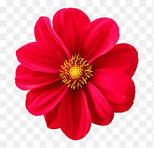
#> input picture Image_to_PencilSketch/Flower_image.jpeg, 154 x 148 px
$ python image_to_pencilSketch.py
#> lines starting #> are read from the running program, lines starting #| are printed output that depends on the picture
#pip install opencv-python
import cv2
image = cv2.imread('Flower_image.jpeg')
#> image is the input picture: shape (148, 154, 3); mean B, G, R 140.5, 127.2, 228.5
grayImage = cv2.cvtColor(image, cv2.COLOR_BGR2GRAY)
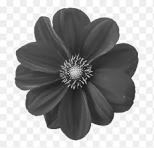
#> grayImage: shape (148, 154); min 14, max 255, mean 159
inverted = 255-grayImage
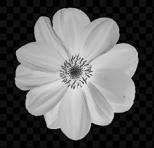
#> inverted: shape (148, 154); min 0, max 241, mean 96
blur = cv2.GaussianBlur(inverted, (21,21), 0)
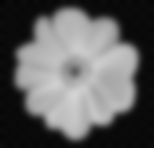
#> blur: shape (148, 154); min 3, max 211, mean 96
invertedblur = 255-blur
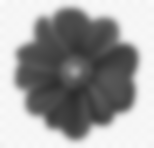
#> invertedblur: shape (148, 154); min 44, max 252, mean 159
sketch = cv2.divide(grayImage, invertedblur, scale=256.0)
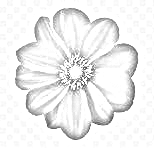
#> sketch: shape (148, 154); min 56, max 255, mean 239.5
cv2.imwrite("skech1_image.png", sketch)
cv2.imshow("Image", sketch)

$ run again, with Image_to_PencilSketch/skech_image.png saved as Image_to_PencilSketch/Flower_image.jpeg
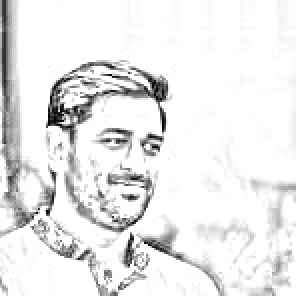
#> input picture Image_to_PencilSketch/skech_image.png, 148 x 148 px (shown 2 times larger)
#> image is the input picture: shape (148, 148, 3); min 0, max 255, mean 233.1
#> `blur = cv2.GaussianBlur(inverted, (21,21), 0)`:
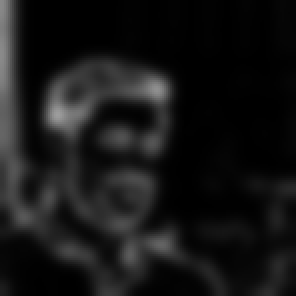
#> blur: shape (148, 148) (shown 2 times larger); min 0, max 157, mean 22
#> `sketch = cv2.divide(grayImage, invertedblur, scale=256.0)`:
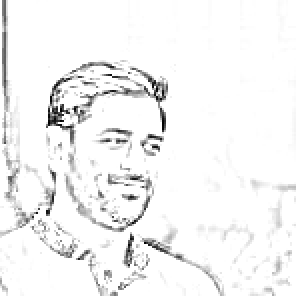
#> sketch: shape (148, 148) (shown 2 times larger); min 0, max 255, mean 243.5
